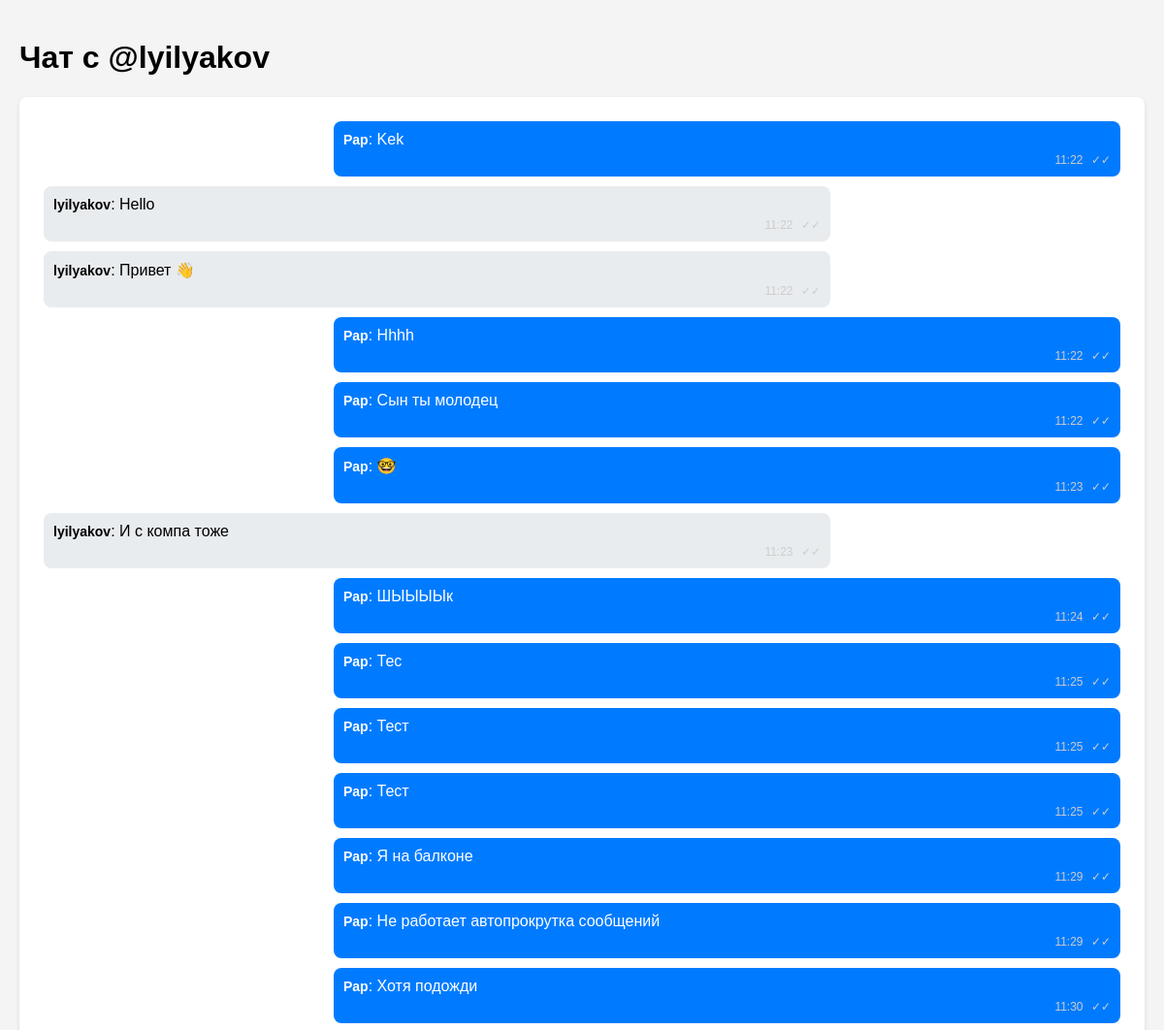
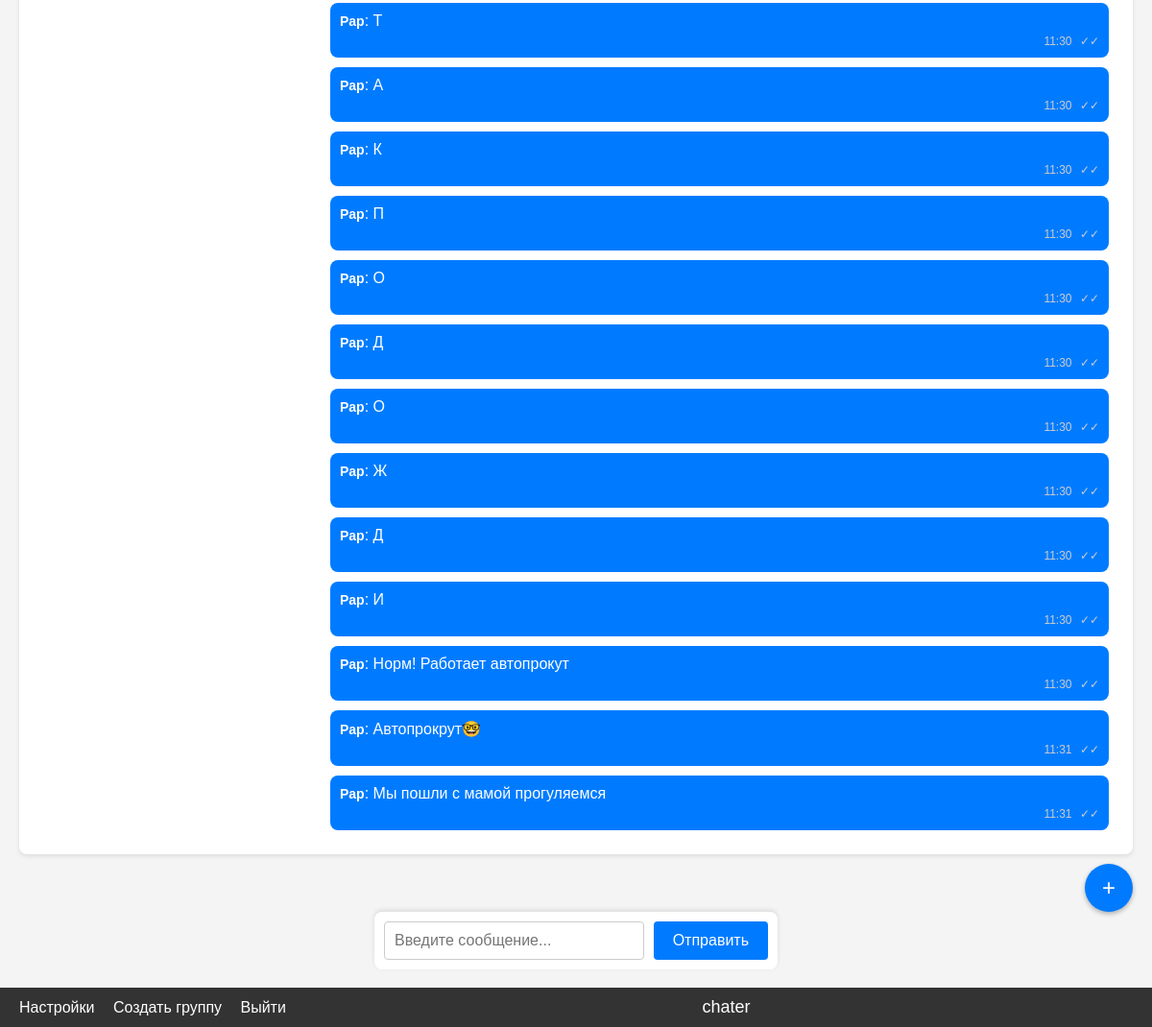
Page /chat/2 (signed in) on the committed database (2 pictures, top to bottom).
### app.py (models this page shows, shortened)
class User(UserMixin, db.Model):
    id = db.Column(db.Integer, primary_key=True)
    username = db.Column(db.String(80), unique=True, nullable=False)
    password_hash = db.Column(db.String(128), nullable=False)
    avatar = db.Column(db.String(100), nullable=True)
    direct_messages_as_user1 = db.relationship('DirectMessage', foreign_keys='DirectMessage.user1_id', backref='user1')
    direct_messages_as_user2 = db.relationship('DirectMessage', foreign_keys='DirectMessage.user2_id', backref='user2')
    groups = db.relationship('Group', secondary='group_members', backref='members')
    sent_messages = db.relationship('Message', backref='sender')

class Message(db.Model):
    id = db.Column(db.Integer, primary_key=True)
    conversation_id = db.Column(db.Integer, db.ForeignKey('conversations.id'), nullable=False)
    sender_id = db.Column(db.Integer, db.ForeignKey('user.id'), nullable=False)
    text = db.Column(db.Text, nullable=False)
    timestamp = db.Column(db.DateTime, default=datetime.utcnow)

### app.py (the view)
@app.route('/chat/<int:conversation_id>')
@login_required
def chat(conversation_id):
    conversation = db.session.get(Conversation, conversation_id) or abort(404)
    if isinstance(conversation, DirectMessage):
        if current_user not in [conversation.user1, conversation.user2]:
            logger.warning(f'Пользователь {current_user.username} пытался открыть недоступную беседу {conversation_id}')
            abort(403)
    elif isinstance(conversation, Group):
        if current_user not in conversation.members:
            logger.warning(f'Пользователь {current_user.username} пытался открыть недоступную группу {conversation_id}')
            abort(403)
    messages = conversation.messages.order_by(Message.timestamp.asc()).all()
    logger.info(f'Пользователь {current_user.username} открыл чат {conversation_id} с {len(messages)} сообщениями')
    return render_template('chat.html', conversation=conversation, messages=messages)

### app.py (called while the page is built)
@login_manager.user_loader
def load_user(user_id):
    return db.session.get(User, int(user_id))

### templates/chat.html (shortened to what this page needs)
{% extends "base.html" %}
{% block content %}
    <h1>
        {% if conversation.type == 'direct' %}
            Чат с @{{ conversation.user1.username if conversation.user1 != current_user else conversation.user2.username }}
        {% else %}
            {{ conversation.name }}
            {% if conversation.creator == current_user %}
                <a href="{{ url_for('add_members', group_id=conversation.id) }}">Добавить участников</a>
            {% endif %}
        {% endif %}
    </h1>
    <div id="messages">
        {% for message in messages %}
            <div class="message {% if message.sender_id == current_user.id %}sent{% else %}received{% endif %}" data-message-id="{{ message.id }}">
                <strong>{{ message.sender.username }}</strong>: {{ message.text }} <br>
                <small>{{ message.timestamp.strftime('%H:%M') }} <span class="status">✓✓</span></small>
            </div>
        {% endfor %}
    </div>
    <form id="chat-form" onsubmit="return false;">
        <input type="text" id="message-input" placeholder="Введите сообщение..." autocomplete="off" required>
        <input type="submit" value="Отправить">
    </form>
{% endblock %}

### static/css/style.css (style rules this page uses)
body { font-family: Arial, sans-serif; margin: 0; padding: 20px; padding-bottom: 100px; background-color: #f4f4f4; }
form { max-width: 400px; margin: 0 auto; background-color: white; padding: 20px; border-radius: 8px; box-shadow: 0 2px 5px rgba(0,0,0,0.1); }
form input[type="text"], form input[type="password"], form select { width: 100%; padding: 8px; box-sizing: border-box; border: 1px solid #ccc; border-radius: 4px; }
form input[type="submit"] { background-color: #333; color: white; padding: 10px 20px; border: none; border-radius: 4px; cursor: pointer; }
#messages { max-height: calc(100vh - 200px); overflow-y: auto; margin-bottom: 80px; background-color: white; padding: 15px; border-radius: 8px; box-shadow: 0 2px 5px rgba(0,0,0,0.1); min-height: 100px; }
.message { margin: 10px 0; padding: 10px; border-radius: 8px; max-width: 70%; position: relative; word-wrap: break-word; }
.message.sent { background-color: #007bff; color: white; margin-left: auto; margin-right: 10px; }
.message.received { background-color: #e9ecef; color: black; margin-right: auto; margin-left: 10px; }
.message strong { font-size: 14px; }
.message small { font-size: 12px; color: #ccc; display: block; margin-top: 5px; text-align: right; }
.message .status { color: #ccc; margin-left: 5px; }
#chat-form { position: fixed; bottom: 60px; left: 20px; right: 20px; display: flex; background-color: white; padding: 10px; border-radius: 8px; box-shadow: 0 -2px 5px rgba(0,0,0,0.1); z-index: 1000; }
#chat-form input[type="text"] { flex-grow: 1; margin-right: 10px; padding: 10px; border: 1px solid #ccc; border-radius: 4px; font-size: 16px; }
#chat-form input[type="submit"] { background-color: #007bff; color: white; padding: 10px 20px; border: none; border-radius: 4px; cursor: pointer; font-size: 16px; }

### rows in the picture
User: user1 "lyilyakov"
Message: sender.username "Pap", text "Kek", timestamp "11:22"
Message: sender.username "lyilyakov", text "Hello", timestamp "11:22"
Message: sender.username "lyilyakov", text "Привет 👋", timestamp "11:22"
Message: sender.username "Pap", text "Hhhh", timestamp "11:22"
Message: sender.username "Pap", text "Сын ты молодец", timestamp "11:22"
Message: sender.username "Pap", text "🤓", timestamp "11:23"
Message: sender.username "lyilyakov", text "И с компа тоже", timestamp "11:23"
Message: sender.username "Pap", text "ШЫЫЫЫк", timestamp "11:24"
Message: sender.username "Pap", text "Тес", timestamp "11:25"
Message: sender.username "Pap", text "Тест", timestamp "11:25"
Message: sender.username "Pap", text "Тест", timestamp "11:25"
Message: sender.username "Pap", text "Я на балконе", timestamp "11:29"
Message: sender.username "Pap", text "Не работает автопрокрутка сообщений", timestamp "11:29"
Message: sender.username "Pap", text "Хотя подожди", timestamp "11:30"
Message: sender.username "Pap", text "Т", timestamp "11:30"
Message: sender.username "Pap", text "А", timestamp "11:30"
Message: sender.username "Pap", text "К", timestamp "11:30"
Message: sender.username "Pap", text "П", timestamp "11:30"
Message: sender.username "Pap", text "О", timestamp "11:30"
Message: sender.username "Pap", text "Д", timestamp "11:30"
Message: sender.username "Pap", text "О", timestamp "11:30"
Message: sender.username "Pap", text "Ж", timestamp "11:30"
Message: sender.username "Pap", text "Д", timestamp "11:30"
Message: sender.username "Pap", text "И", timestamp "11:30"
Message: sender.username "Pap", text "Норм! Работает автопрокут", timestamp "11:30"
Message: sender.username "Pap", text "Автопрокрут🤓", timestamp "11:31"
Message: sender.username "Pap", text "Мы пошли с мамой прогуляемся", timestamp "11:31"
